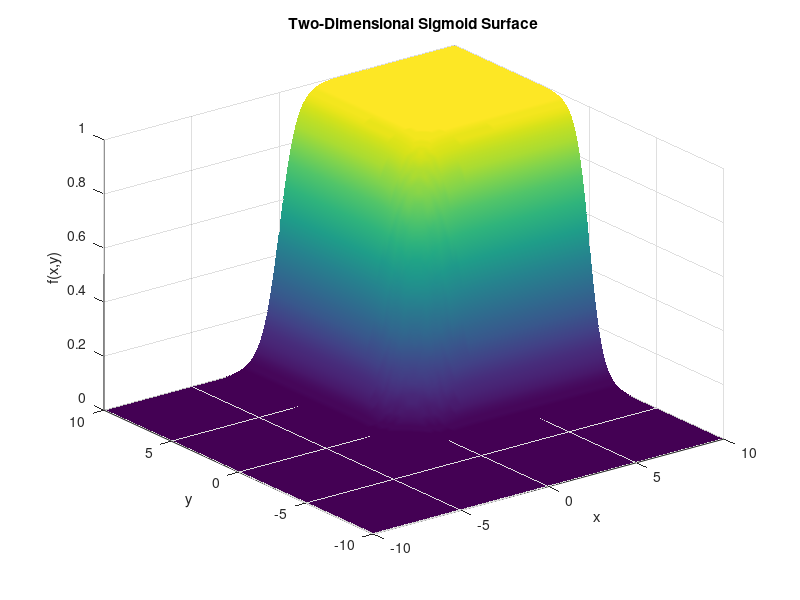

Recreate this plot in MATLAB.
clear 
close all
clc

x = linspace(-10,10,100);
y = linspace(-10,10,100);

% 2) Turn them into a grid  
[X,Y] = meshgrid(x,y);

% 3) Compute the sigmoid in each direction, then multiply elementwise
Sx = 1 ./ (1 + exp(-2*X));  
Sy = 1 ./ (1 + exp(-2*Y));  
F  = Sx .* Sy;       % note the .*


% 4) Plot it as a surface  
figure
surf(X,Y,F)
shading interp      % smooth colors
xlabel('x')
ylabel('y')
zlabel('f(x,y)')
title('Two-Dimensional Sigmoid Surface')

% y = linspace(-10,10,100);
% [X,Y] = meshgrid(x,y);
% 
% % element-wise logistic factors:
% Lx  = 1./(1 + exp(-X));
% Lx_neg = 1./(1 + exp( X));    % = 1 – Lx
% Ly  = 1./(1 + exp(-Y));
% Ly_neg = 1./(1 + exp( Y));    % = 1 – Ly
% 
% F = Lx .* Lx_neg .* Ly .* Ly_neg;  % element-wise multiply
% 
% surf(X, Y, F)
% xlabel('x'), ylabel('y'), zlabel('f(x,y)')
% shading interp   % smooth shading
% colorbar
